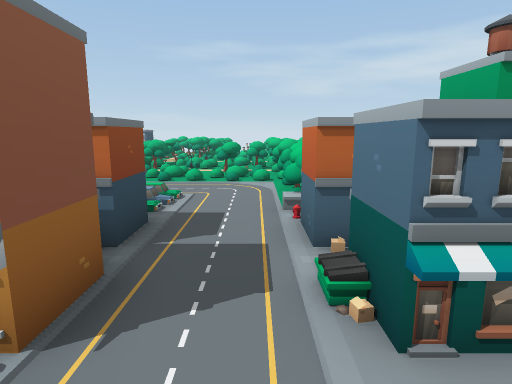
View 1 (above)

12 first-person views from a walk through a Unity game level. The camera is 1.4 m above the floor, tilts 10° down and sees 75° across. The floor is counted in squares, 1 m on a side. Each view is taken from the middle of a square. On the plan, view 1 faces up. The plan holds only what a view shows up to about 15 squares ahead; the rest is blank. The place goes on beyond the plan. The player is left out.

View 2
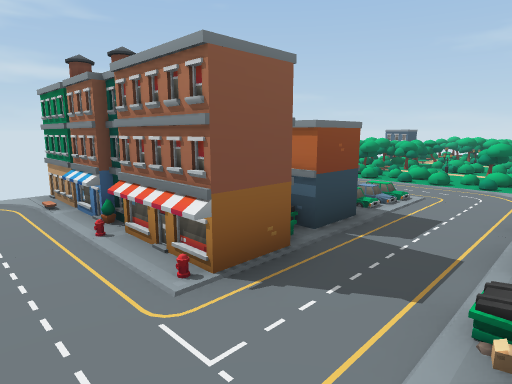

View 3
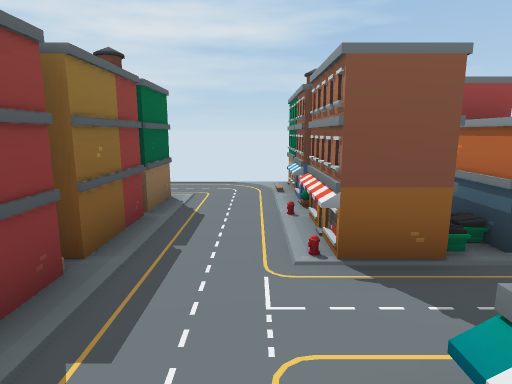

View 4
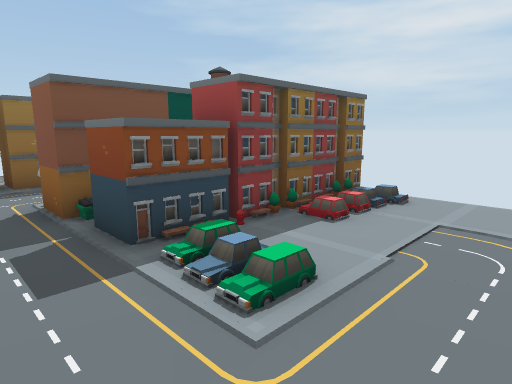

View 5
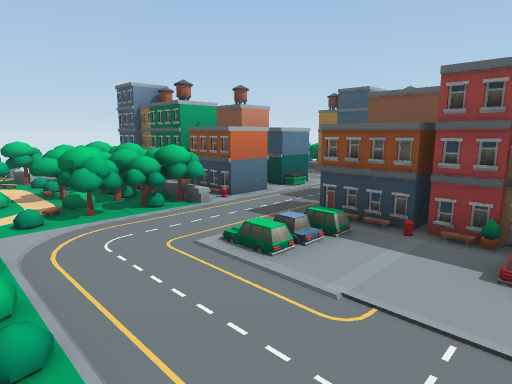

View 6
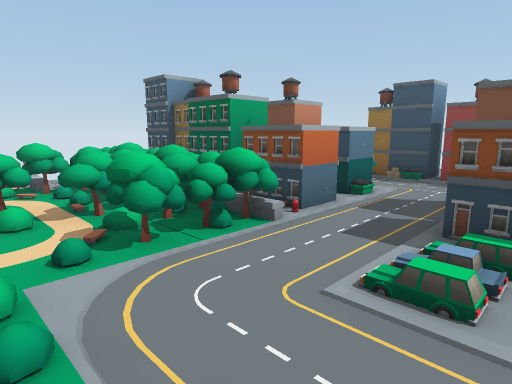

View 7
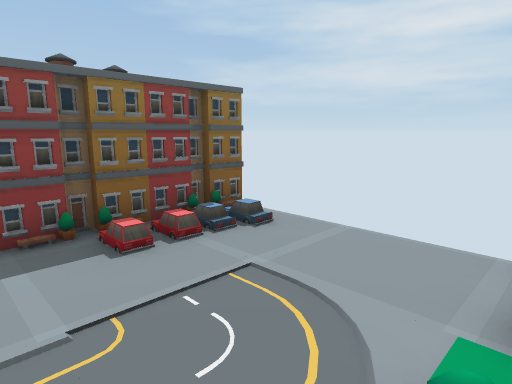

View 8
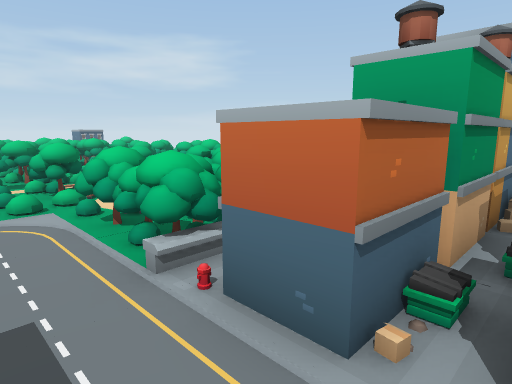

View 9
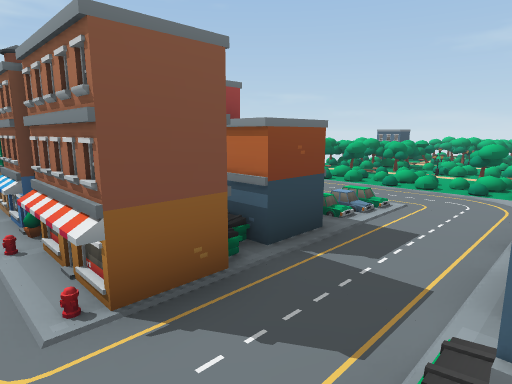

View 10
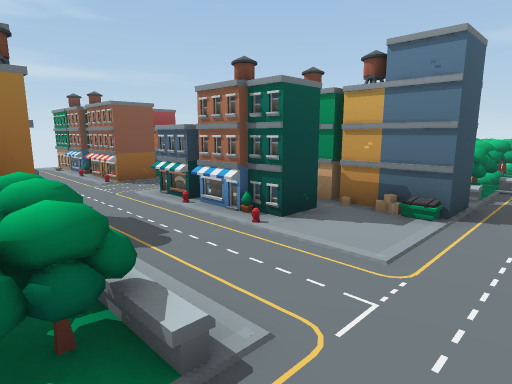

View 11
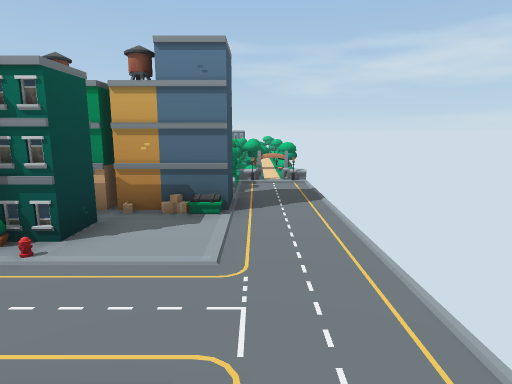

View 12
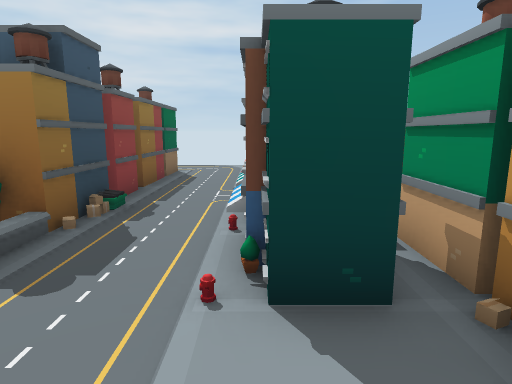

### Floor plan
Key: @ floor where view 1 was taken; # wall or solid block; x gap in a wall; . main floor; : floor 0.25 m higher than the main floor; / step, stairs or slope; = window, fence, low wall or low ledge; ^ raised ledge; B building; O other object.
Columns run from 7 left of view 1 to 8 right of it. Each row starts with its distance up from view 1.
 13 ##==##====   ##=
 12  .^:..^:..   #.=
 11         ##=  ##:
 10 x / /   : #^  :=
  9 ........##==.::.
  8 ........=#^::#xx
  7 ...../..=^#^#=..
  6 //.../..#=#=##..
  5 BBBBBB..BBBBBB..
  4    BBB..BBBBBB..
  3  BBBBB..BBBB....
  2 BBBBBB..BBBB....
  1 ................
  0 .......@........
 -1 ..BBBBBBBBOOOO.
 -2    B BBB BOOOO..

Positions as (right, up) in squares from view 1, and headings:
1: (0, 0), facing up
2: (1, 0), facing up-left
3: (2, 1), facing left
4: (0, 9), facing down-left
5: (-5, 10), facing down-right
6: (-3, 10), facing down-right
7: (-3, 10), facing down-left
8: (-1, 3), facing up-right
9: (1, 1), facing up-left
10: (8, -2), facing up-left
11: (7, -2), facing up
12: (7, 2), facing left
